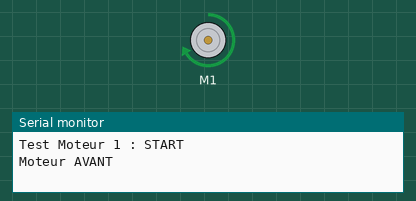
Simulated run of this sketch. Board: Arduino Uno, built with avr-gcc and run on an emulated ATmega328P. On the bench: DC motor (green arrow = forward, orange = backward, longer = faster), the last lines printed to the serial monitor.

Above: at 1.0 s.
At 4.0 s:
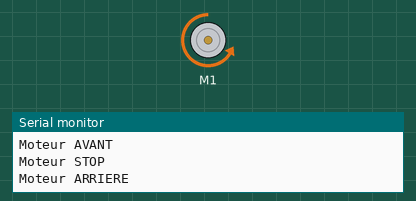
At 6.0 s:
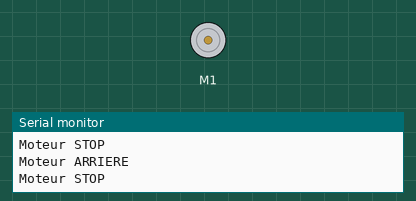
Timing chart, 0 to 9.1 s (numbered marks = the images above):
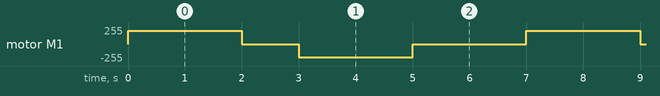

The sketch:

test_moteur.ino
```cpp
#include <AFMotor.h> // La fameuse bibliothèque

// On déclare notre moteur sur le port M1
AF_DCMotor moteur1(1);

void setup() {
  Serial.begin(9600);           // Ouvre la communication avec le PC
  Serial.println("Test Moteur 1 : START");

  moteur1.setSpeed(200);        // Règle la puissance (de 0 à 255)
  moteur1.run(RELEASE);         // S'assure que le moteur est coupé au démarrage
}

void loop() {
  Serial.println("Moteur AVANT");
  moteur1.run(FORWARD);         // Envoie le courant dans un sens
  delay(2000);                  // Laisse tourner 2 secondes

  Serial.println("Moteur STOP");
  moteur1.run(RELEASE);         // Coupe le courant
  delay(1000);

  Serial.println("Moteur ARRIERE");
  moteur1.run(BACKWARD);        // Inverse les pôles
  delay(2000);

  Serial.println("Moteur STOP");
  moteur1.run(RELEASE);
  delay(2000);
}
```

Measured:
- by itself, motor M1: repeats every 7.0 s: stopped 1.0 s, backward 200/255 2.0 s, stopped 2.0 s, forward 200/255 2.0 s
